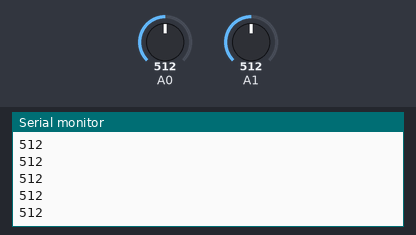
Bench run of a sketch on a simulated Arduino Uno, built with avr-gcc and run on an emulated ATmega328P. Shown: the last lines printed to the serial monitor. Inputs (shaded band) come from the test bench; at power-on: A0 = 512, A1 = 512.

Above: at 1.2 s.
1.3 s: A0 set to 716
At 1.32 s:
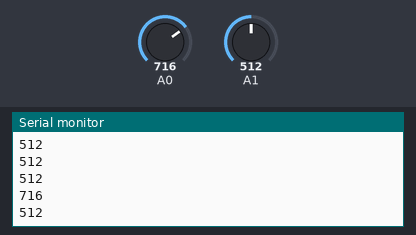
2.8 s: A1 set to 306
At 2.83 s:
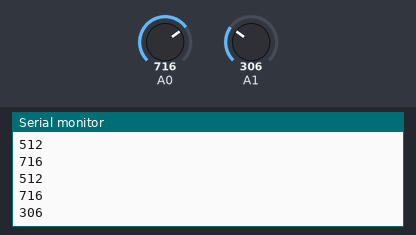
4.3 s: A0 set to 900
At 4.34 s:
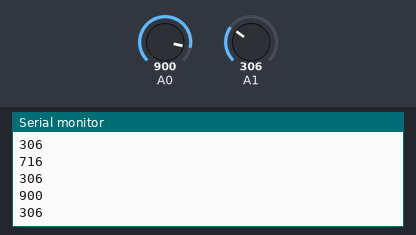
5.8 s: A1 set to 122
At 5.85 s:
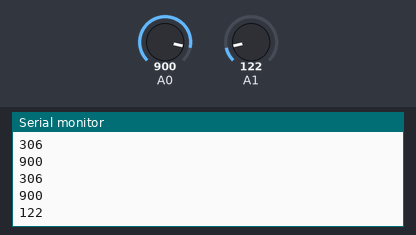
Timing chart, 0 to 8.3 s (numbered marks = the images above; inputs shaded):
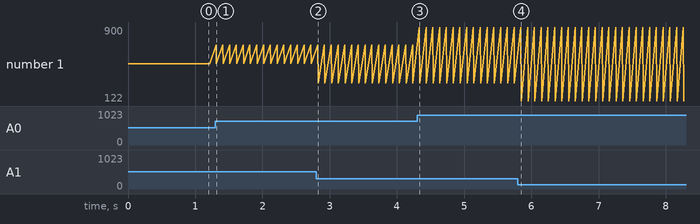

Measured:
- after the input at 1.3 s, the serial monitor: prints a new line at once (image 1)
- after the input at 2.8 s, the serial monitor: prints a new line at once (image 2)
- after the input at 4.3 s, the serial monitor: prints a new line at once (image 3)
- after the input at 5.8 s, the serial monitor: prints a new line after 0.05 s (image 4)
- plotted number 1: 512 → 306 after the input at 2.8 s, 306 → 122 after the input at 5.8 s

The sketch:

Auto_Street_Light.ino
```cpp
int ldr1;
int ldr2;
int led1 = 8;
int led2 = 9;
int senseval1 = 0;
int senseval2 = 0;

void setup()
{
  Serial.begin(9600);
}

void loop()
{
  ldr1 = analogRead(A0);
  ldr2 = analogRead(A1);

  Serial.println(ldr1);
  Serial.println(ldr2);
  delay(100);

  for (int i = 0; i < 20; i++)
  {
    if (ldr1 < 1)
    {
      digitalWrite(led1, HIGH);
    }
    else
    {
      digitalWrite(led1, LOW);
    }

    if (ldr2 < 1)
    {
      digitalWrite(led2, HIGH);
    }
    else
    {
      digitalWrite(led2, LOW);
    }
  }
}
```
